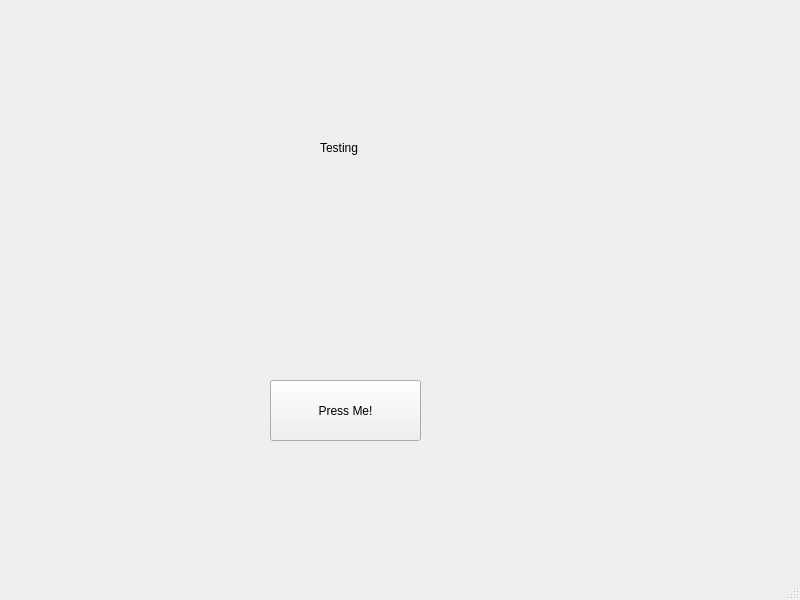
<?xml version="1.0" encoding="UTF-8"?>
<ui version="4.0">
 <class>MainWindow</class>
 <widget class="QMainWindow" name="MainWindow">
  <property name="geometry">
   <rect>
    <x>0</x>
    <y>0</y>
    <width>800</width>
    <height>600</height>
   </rect>
  </property>
  <property name="windowTitle">
   <string>MainWindow</string>
  </property>
  <widget class="QWidget" name="centralwidget">
   <widget class="QPushButton" name="button1">
    <property name="geometry">
     <rect>
      <x>270</x>
      <y>380</y>
      <width>151</width>
      <height>61</height>
     </rect>
    </property>
    <property name="text">
     <string>Press Me!</string>
    </property>
   </widget>
   <widget class="QLabel" name="label1">
    <property name="geometry">
     <rect>
      <x>320</x>
      <y>140</y>
      <width>55</width>
      <height>16</height>
     </rect>
    </property>
    <property name="text">
     <string>Testing</string>
    </property>
   </widget>
  </widget>
  <widget class="QMenuBar" name="menubar">
   <property name="geometry">
    <rect>
     <x>0</x>
     <y>0</y>
     <width>800</width>
     <height>26</height>
    </rect>
   </property>
  </widget>
  <widget class="QStatusBar" name="statusbar"/>
 </widget>
 <resources/>
 <connections/>
</ui>
